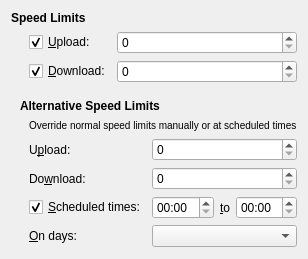
     <widget class="QWidget" name="speedTab">
      <attribute name="title">
       <string>Speed</string>
      </attribute>
      <layout class="QVBoxLayout" name="speedTabLayout">
       <item>
        <widget class="QLabel" name="speedLimitsSectionLabel">
         <property name="styleSheet">
          <string notr="true">font-weight:bold</string>
         </property>
         <property name="text">
          <string>Speed Limits</string>
         </property>
        </widget>
       </item>
       <item>
        <layout class="QGridLayout" name="speedLimitsSectionLayout" columnstretch="0,1">
         <property name="leftMargin">
          <number>18</number>
         </property>
         <item row="0" column="0">
          <widget class="QCheckBox" name="uploadSpeedLimitCheck">
           <property name="text">
            <string>&amp;Upload:</string>
           </property>
           <property name="checked">
            <bool>true</bool>
           </property>
          </widget>
         </item>
         <item row="0" column="1">
          <widget class="QSpinBox" name="uploadSpeedLimitSpin">
           <property name="maximum">
            <number>999999999</number>
           </property>
           <property name="singleStep">
            <number>5</number>
           </property>
          </widget>
         </item>
         <item row="1" column="0">
          <widget class="QCheckBox" name="downloadSpeedLimitCheck">
           <property name="text">
            <string>&amp;Download:</string>
           </property>
           <property name="checked">
            <bool>true</bool>
           </property>
          </widget>
         </item>
         <item row="1" column="1">
          <widget class="QSpinBox" name="downloadSpeedLimitSpin">
           <property name="maximum">
            <number>999999999</number>
           </property>
           <property name="singleStep">
            <number>5</number>
           </property>
          </widget>
         </item>
        </layout>
       </item>
       <item>
        <spacer name="altSpeedLimitsSectionSpacer">
         <property name="orientation">
          <enum>Qt::Vertical</enum>
         </property>
         <property name="sizeType">
          <enum>QSizePolicy::Fixed</enum>
         </property>
         <property name="sizeHint" stdset="0">
          <size>
           <width>1</width>
           <height>10</height>
          </size>
         </property>
        </spacer>
       </item>
       <item>
        <layout class="QHBoxLayout" name="altSpeedLimitsSectionTitleLayout" stretch="0,1">
         <property name="spacing">
          <number>2</number>
         </property>
         <item>
          <widget class="QLabel" name="altSpeedLimitsSectionIconLabel">
           <property name="pixmap">
            <pixmap resource="application.qrc">:/icons/alt-limit-off.png</pixmap>
           </property>
          </widget>
         </item>
         <item>
          <widget class="QLabel" name="altSpeedLimitsSectionLabel">
           <property name="styleSheet">
            <string notr="true">font-weight:bold</string>
           </property>
           <property name="text">
            <string>Alternative Speed Limits</string>
           </property>
          </widget>
         </item>
        </layout>
       </item>
       <item>
        <layout class="QGridLayout" name="altSpeedLimitsSectionLayout" columnstretch="0,1">
         <property name="leftMargin">
          <number>18</number>
         </property>
         <item row="0" column="0" colspan="2">
          <widget class="QLabel" name="altSpeedLimitsSectionDescriptionLabel">
           <property name="text">
            <string>&lt;small&gt;Override normal speed limits manually or at scheduled times&lt;/small&gt;</string>
           </property>
          </widget>
         </item>
         <item row="1" column="0">
          <widget class="QLabel" name="altUploadSpeedLimitLabel">
           <property name="text">
            <string>U&amp;pload:</string>
           </property>
           <property name="buddy">
            <cstring>altUploadSpeedLimitSpin</cstring>
           </property>
          </widget>
         </item>
         <item row="1" column="1">
          <widget class="QSpinBox" name="altUploadSpeedLimitSpin">
           <property name="maximum">
            <number>999999999</number>
           </property>
           <property name="singleStep">
            <number>5</number>
           </property>
          </widget>
         </item>
         <item row="2" column="0">
          <widget class="QLabel" name="altDownloadSpeedLimitLabel">
           <property name="text">
            <string>Do&amp;wnload:</string>
           </property>
           <property name="buddy">
            <cstring>altDownloadSpeedLimitSpin</cstring>
           </property>
          </widget>
         </item>
         <item row="2" column="1">
          <widget class="QSpinBox" name="altDownloadSpeedLimitSpin">
           <property name="maximum">
            <number>999999999</number>
           </property>
           <property name="singleStep">
            <number>5</number>
           </property>
          </widget>
         </item>
         <item row="3" column="0">
          <widget class="QCheckBox" name="altSpeedLimitScheduleCheck">
           <property name="text">
            <string>&amp;Scheduled times:</string>
           </property>
           <property name="checked">
            <bool>true</bool>
           </property>
          </widget>
         </item>
         <item row="3" column="1">
          <layout class="QHBoxLayout" name="altSpeedLimitScheduleLayout">
           <item>
            <widget class="QTimeEdit" name="altSpeedLimitStartTimeEdit">
             <property name="displayFormat">
              <string notr="true">hh:mm</string>
             </property>
            </widget>
           </item>
           <item>
            <widget class="QLabel" name="altSpeedLimitToLabel">
             <property name="sizePolicy">
              <sizepolicy hsizetype="Fixed" vsizetype="Preferred">
               <horstretch>0</horstretch>
               <verstretch>0</verstretch>
              </sizepolicy>
             </property>
             <property name="text">
              <string>&amp;to</string>
             </property>
             <property name="buddy">
              <cstring>altSpeedLimitEndTimeEdit</cstring>
             </property>
            </widget>
           </item>
           <item>
            <widget class="QTimeEdit" name="altSpeedLimitEndTimeEdit">
             <property name="displayFormat">
              <string notr="true">hh:mm</string>
             </property>
            </widget>
           </item>
          </layout>
         </item>
         <item row="4" column="0">
          <widget class="QLabel" name="altSpeedLimitDaysLabel">
           <property name="text">
            <string>&amp;On days:</string>
           </property>
           <property name="buddy">
            <cstring>altSpeedLimitDaysCombo</cstring>
           </property>
          </widget>
         </item>
         <item row="4" column="1">
          <widget class="QComboBox" name="altSpeedLimitDaysCombo"/>
         </item>
        </layout>
       </item>
       <item>
        <spacer name="speedTabBottomSpacer">
         <property name="orientation">
          <enum>Qt::Vertical</enum>
         </property>
         <property name="sizeHint" stdset="0">
          <size>
           <width>1</width>
           <height>1</height>
          </size>
         </property>
        </spacer>
       </item>
      </layout>
     </widget>
